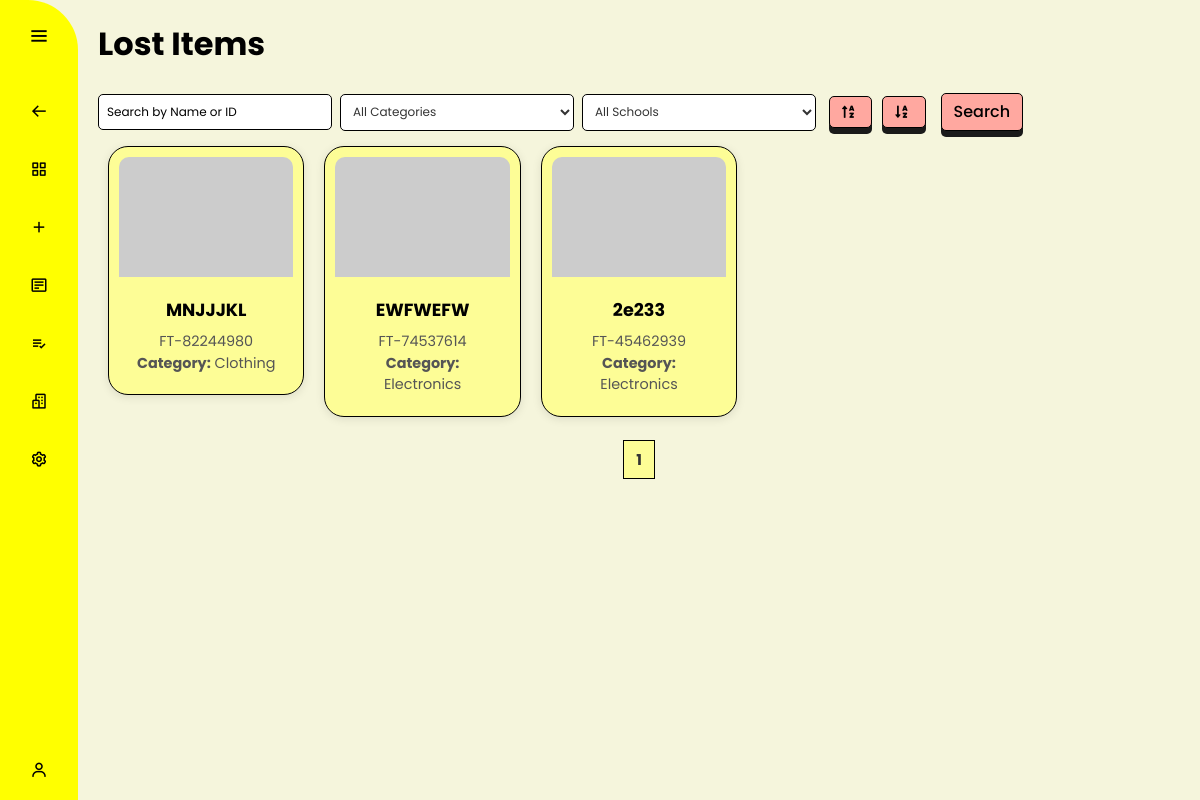
Screenshot of /found_viewitem/ with the database file from the repository.
### Appli/models.py (models this page shows, shortened)
class FoundItem(models.Model):
    CATEGORY_CHOICES = [
        ('electronics', 'Electronics'),
        ('clothing', 'Clothing'),
        ('accessories', 'Accessories'),
        ('documents', 'Documents'),
        ('keys', 'Keys'),
        ('books_stationary', 'Books & Stationary'),
        ('bags_luggage', 'Bags & Luggage'),
        ('sporting_goods', 'Sporting Goods'),
        ('toys_games', 'Toys & Games'),
        ('money', 'Money')
    ]
    item_id = models.CharField(max_length=10, unique=True, blank=True, default='')
    item_name = models.CharField(max_length=100)
    item_type = models.CharField(max_length=10, default='Found')
    description = models.TextField()
    category = models.CharField(max_length=50, choices=CATEGORY_CHOICES)
    date_found = models.DateField()
    date_added = models.DateTimeField(default=now)
    location_found = models.CharField(max_length=100)
    contact_information = models.CharField(max_length=100)
    found_by = models.CharField(max_length=100, blank=True, null=True)
    school = models.ForeignKey('School', on_delete=models.CASCADE)
    photo = models.ImageField(upload_to='found_items/', blank=True, null=True)
    is_claimed = models.BooleanField(default=False)
    created_at = models.DateTimeField(auto_now_add=True)

### Appli/views.py (the view, shortened to what this page needs)
# urls.py: path('found_viewitem/', FoundViewItem.as_view(), name='found_viewitem'),
class FoundViewItem(ListView):
    template_name = 'app/found_viewitem.html'
    model = FoundItem
    context_object_name = 'items'
    paginate_by = 20
    def get_queryset(self):
        queryset = FoundItem.objects.all()
        query = self.request.GET.get('q')
        if query:
            queryset = queryset.filter(
                Q(item_name__icontains=query) | Q(item_id__icontains=query)
            )
        category = self.request.GET.get('category')
        if category:
            queryset = queryset.filter(category=category)
        school_id = self.request.GET.get('school')
        if school_id:
            queryset = queryset.filter(school_id=school_id)
        order_by = self.request.GET.get('order_by', 'desc')
        if order_by == 'asc':
            queryset = queryset.order_by('created_at')
        else:
            queryset = queryset.order_by('-created_at')
        return queryset
    def get_context_data(self, **kwargs):
        context = super().get_context_data(**kwargs)
        context['categories'] = FoundItem.objects.values_list('category', flat=True).distinct()
        context['schools'] = School.objects.all()
        context['today'] = date.today()
        return context

### Appli/models.py (called while the page is built)
    def __str__(self):
        return self.Name

### Appli/templates/app/found_viewitem.html (shortened to what this page needs)
{% extends 'app/found.html' %}
{% block content %}
<div class="row align-items-center mb-4">
  <div class="col-md-6">
    <h1>Lost Items</h1>
  </div>
  <div class="col-md-6 d-flex justify-content-end">
    <form method="get" class="d-flex align-items-center">
      <input type="text" name="q" class="form-control me-2" placeholder="Search by Name or ID"
        value="{{ request.GET.q|default:'' }}">
      <select name="category" class="form-select me-2">
        <option value="">All Categories</option>
      </select>
      <select name="school" class="form-select me-2">
        <option value="">All Schools</option>
      </select>
      <button type="submit" name="order_by" value="asc" class="btn btn-outline-primary me-2">
        <i class="fas fa-sort-alpha-up"></i>
      </button>
      <button type="submit" name="order_by" value="desc" class="btn btn-outline-primary">
        <i class="fas fa-sort-alpha-down"></i>
      </button>
      <button type="submit" class="btn btn-primary">Search</button>
    </form>
  </div>
</div>
<div class="row">
  {% for item in items %}
  <div class="col-md-4 mb-4">
    <a href="{% url 'found_detailview' item_id=item.item_id %}" class="card-link">
      <div class="card">
        <div class="card-body d-flex">
          <div class="card-img-container">
            {% if item.photo %}
            <img src="{{ item.photo.url }}" class="card-img" alt="Item Photo">
            {% else %}
            <img src="https://via.placeholder.com/150" class="card-img" alt="No Photo Available">
            {% endif %}
          </div>
          <div class="card-details">
            <h5 class="card-title">
              {{ item.item_name|capfirst }}
            </h5>
            <p class="card-text">{{ item.item_id }}</p>
            <p class="card-text"><strong>Category:</strong> {{ item.category|capfirst }}</p>
          </div>
        </div>
      </div>
    </a>
  </div>
  {% endfor %}
</div>
<div class="pagination">
  <span class="step-links">
    {% for num in page_obj.paginator.page_range %}
    {% if num == page_obj.number %}
    <span class="current">{{ num }}</span>
    {% else %}
    <a href="?page={{ num }}">{{ num }}</a>
    {% endif %}
    {% endfor %}
  </span>
</div>
{% endblock %}

### Appli/templates/app/found.html (shortened to what this page needs)
<!DOCTYPE html>
{% load static %}
<html lang="en" dir="ltr">
<head>
  <link rel="stylesheet" href="{% static 'css/found.css' %}">
  <link href='https://unpkg.com/boxicons@2.0.7/css/boxicons.min.css' rel='stylesheet'>
  <link rel="stylesheet" href="https://cdn.jsdelivr.net/npm/flatpickr/dist/flatpickr.min.css">
  <link href="https://cdnjs.cloudflare.com/ajax/libs/font-awesome/5.15.4/css/all.min.css" rel="stylesheet">
</head>
<body>
  <div class="sidebar">
    <div class="logo-details">
      <i class='bx bx-menu' id="btn"></i>
    </div>
    <ul class="nav-list">
      <li>
        <a href="{% url 'administrator' %}">
          <i class='bx bx-arrow-back' id="go_back"></i>
        </a>
      </li>
      <li>
        <a href="{% url 'found_dashboard' %}">
          <i class='bx bx-grid-alt'></i>
        </a>
      </li>
      <li>
        <a href="{% url 'found_additem' %}">
          <i class='bx bx-plus'></i>
        </a>
      </li>
      <li>
        <a href="{% url 'found_viewitem' %}">
          <i class='bx bx-detail'></i>
        </a>
      </li>
      <li>
        <a href="{% url 'found_listview' %}">
          <i class='bx bx-list-check'></i>
        </a>
      </li>
      <li>
        <a href="">
          <i class='bx bx-buildings'></i>
        </a>
      </li>
      <li>
        <a href="#">
          <i class='bx bx-cog'></i>
        </a>
      </li>
      <li class="profile">
        <div class="profile-details">
          <div class="name_job">
            <div class="name">Bryan Cabrera</div>
            <div class="job">BSIT 3-4</div>
          </div>
        </div>
        <i class='bx bx-user' id="log_out"></i>
      </li>
    </ul>
  </div>
  <section class="home-section">
    {% block content %}
    {% endblock content %}
  </section>
</body>
</html>

### rows the page displays
FoundItem: item_name "MNJJJKL", item_id "FT-82244980", category "Clothing"
FoundItem: item_name "EWFWEFW", item_id "FT-74537614", category "Electronics"
FoundItem: item_name "2e233", item_id "FT-45462939", category "Electronics"

### other values shown
{{ num }} "1"
